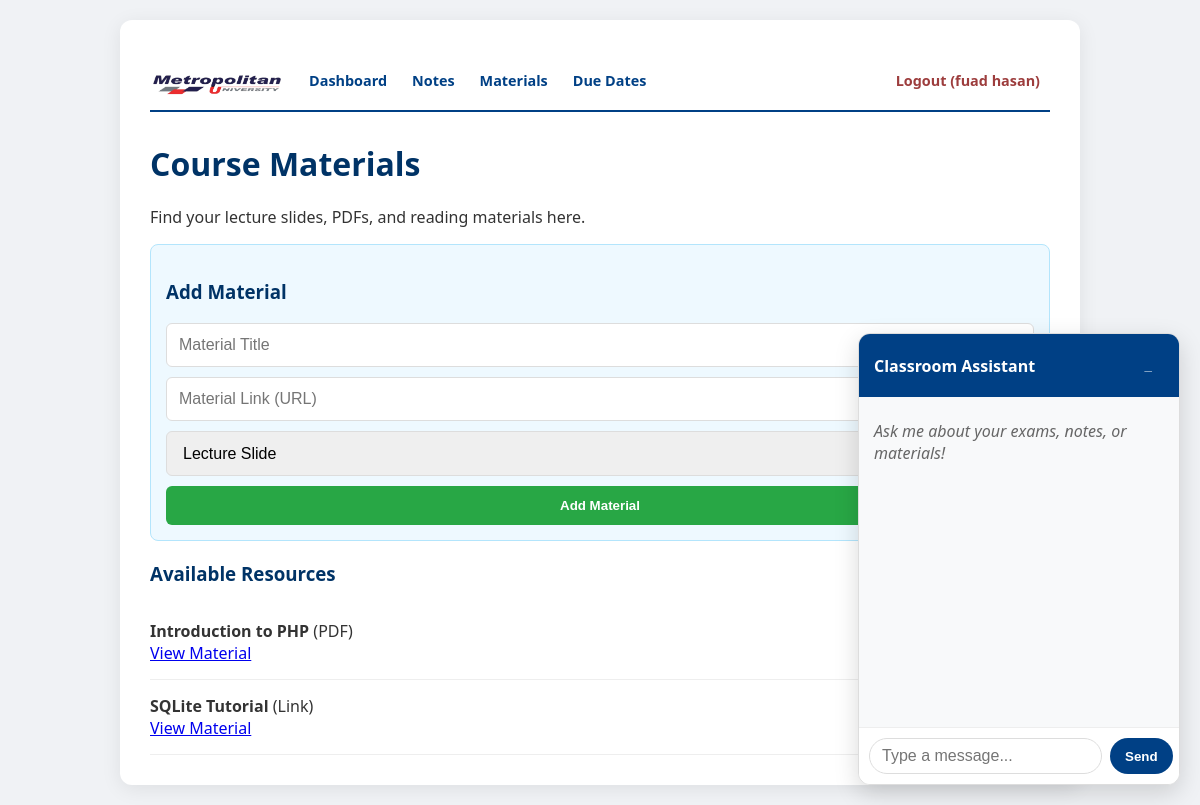
The app's page /materials.php (signed in) with its own data.
### tables this page shows
CREATE TABLE materials (
    id INTEGER PRIMARY KEY AUTOINCREMENT,
    title TEXT NOT NULL,
    url TEXT NOT NULL,
    type TEXT NOT NULL,
    created_at DATETIME DEFAULT CURRENT_TIMESTAMP
);

### materials.php (the view, shortened to what this page needs)
<?php
require_once 'includes/db.php';
$materials = $db->query("SELECT * FROM materials ORDER BY created_at DESC")->fetchAll();
?>
<?php include 'includes/header.php'; ?>
<h1>Course Materials</h1>
<p>Find your lecture slides, PDFs, and reading materials here.</p>
<div style="background: #eef9ff; padding: 15px; border: 1px solid #b3e5fc; border-radius: 8px; margin-bottom: 20px;">
    <h3>Add Material</h3>
    <form method="POST">
        <input type="text" name="title" placeholder="Material Title" required>
        <input type="url" name="url" placeholder="Material Link (URL)" required>
        <select name="type">
            <option value="Lecture Slide">Lecture Slide</option>
        </select>
        <button type="submit" style="background-color: #28a745;">Add Material</button>
    </form>
</div>
<h3>Available Resources</h3>
<?php if (empty($materials)): ?>
    <p>No materials available yet.</p>
<?php else: ?>
    <?php foreach ($materials as $item): ?>
        <div class="item">
            <strong><?php echo htmlspecialchars($item['title']); ?></strong> (<?php echo htmlspecialchars($item['type']); ?>)
            <br>
            <a href="<?php echo htmlspecialchars($item['url']); ?>" target="_blank">View Material</a>
        </div>
    <?php endforeach; ?>
<?php endif; ?>
<?php include 'includes/footer.php'; ?>

### assets/css/style.css (style rules this page uses)
body { font-family: 'Segoe UI', Tahoma, Geneva, Verdana, sans-serif; margin: 0; padding: 20px; background-color: #f0f2f5; color: #333; }
h1, h2, h3 { color: #003366; }
form { display: flex; flex-direction: column; gap: 10px; }
input, select, textarea { padding: 12px; border: 1px solid #ddd; border-radius: 6px; font-size: 1rem; }
button { padding: 12px; background-color: #004085; color: white; border: none; border-radius: 6px; cursor: pointer; font-weight: bold; transition: background 0.2s; }
.item { border-bottom: 1px solid #eee; padding: 15px 0; }

### records on screen
materials: title "Introduction to PHP", type "PDF"
materials: title "SQLite Tutorial", type "Link"

### other values on screen
$_SESSION['user_name'] "fuad hasan"
